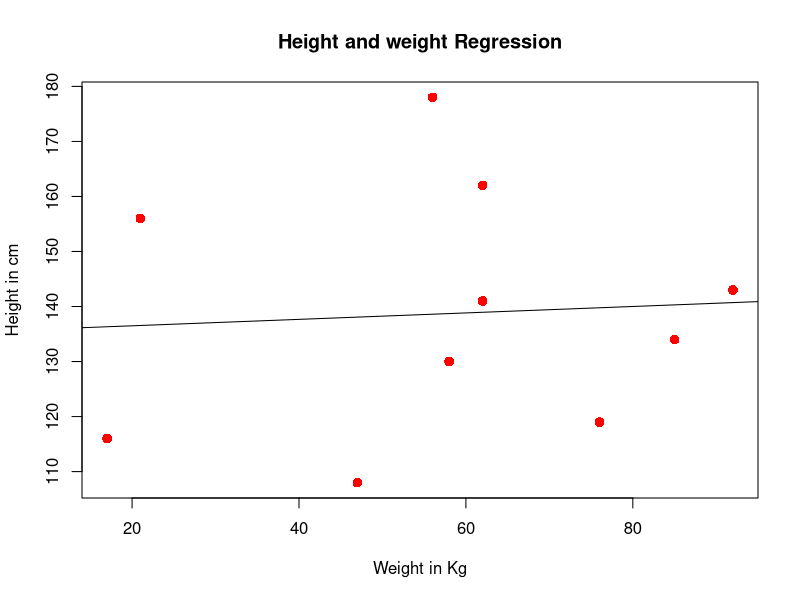

This chart was generated by the following R code:
x<-c(141,134,178,156,108,116,119,143,162,130)
y<-c(62,85,56,21,47,17,76,92,62,58)
relationsip_model<-lm(y~x)
print(relationsip_model)
x<-c(141,134,178,156,108,116,119,143,162,130)
y<-c(62,85,56,21,47,17,76,92,62,58)
relationsip_model<-lm(y~x)
print(summary(relationsip_model))
x<-c(141,134,178,156,108,116,119,143,162,130)
y<-c(62,85,56,21,47,17,76,92,62,58)
relationsip_model<-lm(y~x)
png(file="linear_regression.png")
plot(y,x,col="red",main="Height and weight Regression",abline(lm(x~y)),cex=1.3,pch=16,xlab="Weight in Kg",ylab="Height in cm")
dev.off()
